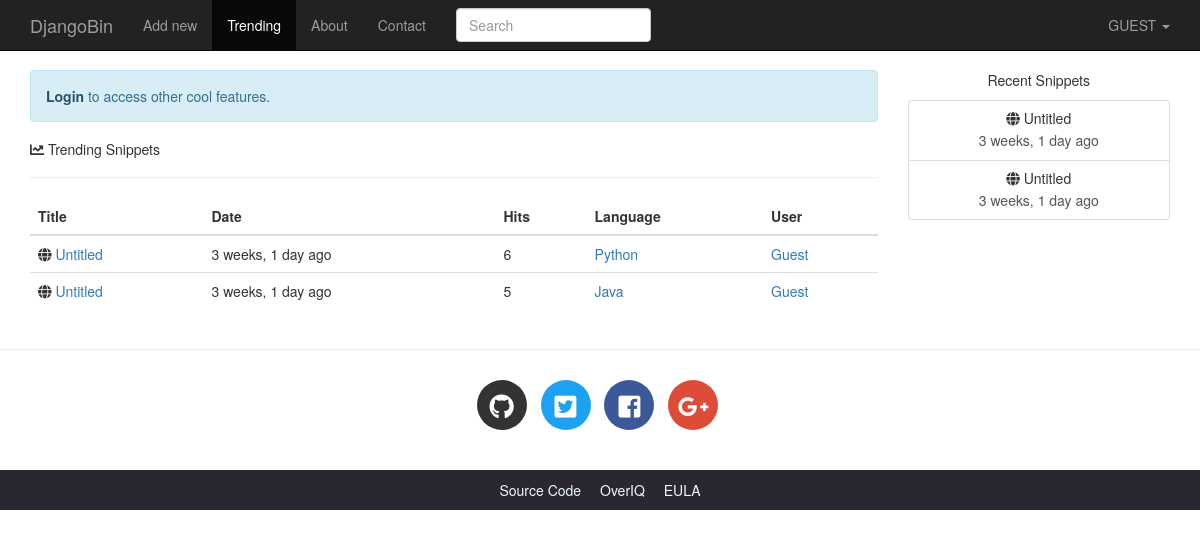
The page /trending/ on the database its author committed.
### djangobin/models.py (models this page shows, shortened)
class Snippet(models.Model):
    title = models.CharField(max_length=200, blank=True)
    original_code = models.TextField()
    highlighted_code = models.TextField(blank=True, help_text="Read only field. Will contain the"
                                    " syntax-highlited version of the original code.")
    expiration = models.CharField(max_length=10, choices=Pref.expiration_choices)
    exposure = models.CharField(max_length=10, choices=Pref.exposure_choices)
    hits = models.IntegerField(default=0, help_text='Read only field. Will be updated after every visit to snippet.')
    slug = models.SlugField(help_text='Read only field. Will be filled automatically.')
    created_on = models.DateTimeField(auto_now_add=True)
    language = models.ForeignKey(Language, on_delete=models.CASCADE)
    user = models.ForeignKey(User, on_delete=models.CASCADE)
    tags = models.ManyToManyField('Tag', blank=True)
    class Meta:
        ordering = ['-created_on']
    def get_absolute_url(self):
        return reverse('djangobin:snippet_detail', args=[self.slug])

class Language(models.Model):
    name = models.CharField(max_length=100)
    lang_code = models.CharField(max_length=100, unique=True, verbose_name='Language Code')
    slug = models.SlugField(max_length=100, unique=True)
    mime = models.CharField(max_length=100, help_text='MIME to use when sending snippet as file.')
    file_extension = models.CharField(max_length=10)
    created_on = models.DateTimeField(auto_now_add=True)
    updated_on = models.DateTimeField(auto_now=True)
    class Meta:
        ordering = ['name']
    def __str__(self):
        return self.name

### djangobin/views.py (the view)
# urls.py: path('trending/', views.trending_snippets, name='trending_snippets'),
def trending_snippets(request, language_slug=''):
    lang = None
    snippets = Snippet.objects
    if language_slug:
        snippets = snippets.filter(language__slug=language_slug)
        lang = get_object_or_404(Language, slug=language_slug)
    snippet_list = get_list_or_404(snippets.filter(exposure='public').order_by('-hits'))
    snippets = paginate_result(request, snippet_list, 5)
    return render(request, 'djangobin/trending.html', {'snippets': snippets, 'lang': lang})

### djangobin/context_processors.py (called while the page is built)
def recent_snippets(request):
    return dict(recent_snippets=Snippet.objects.filter(exposure='public').order_by("-id")[:8])

### djangobin/models.py (called while the page is built)
    def get_absolute_url(self):
        return reverse('djangobin:profile', args=[self.user.username])

### djangobin/utils.py (called while the page is built)
def paginate_result(request, object_list, item_per_page):
    paginator = Paginator(object_list, item_per_page)
    page = request.GET.get('page')
    try:
        results = paginator.page(page)
    except PageNotAnInteger:
        results = paginator.page(1)
    except EmptyPage:
        results = paginator.page(paginator.num_pages)
    return results

### djangobin/templates/djangobin/trending.html (shortened to what this page needs)
{% extends 'djangobin/base.html' %}
{% load static %}
{% load humanize %}
{% block main %}
    <h5><i class="fas fa-chart-line"></i> Trending {{ lang.name }} Snippets</h5>
    <hr>
    <table class="table">
        <thead>
        <tr>
            <th>Title</th>
            <th>Date</th>
            <th>Hits</th>
            <th>Language</th>
            <th>User</th>
        </tr>
        </thead>
        <tbody>
        {% for snippet in snippets %}
            <tr>
                <td><i class="fas fa-globe"></i>
                    <a href="{{ snippet.get_absolute_url }}">{{ snippet.title }}</a>
                </td>
                <td title="{{ snippet.created_on }}">{{ snippet.created_on|naturaltime }}</td>
                <td>{{ snippet.hits }}</td>
                <td><a href="{% url 'djangobin:trending_snippets' snippet.language.slug  %}">{{ snippet.language }}</a></td>
                {% if not snippet.user.profile.private %}
                    <td><a href="{{ snippet.user.profile.get_absolute_url }}">{{ snippet.user.username|title }}</a></td>
                {% else %}
                    <td>-</td>
                {% endif %}
            </tr>
        {% empty %}
            <tr class="text-center">
                <td colspan="4">There are no snippets.</td>
            </tr>
        {% endfor %}
        </tbody>
    </table>
{% endblock %}

### djangobin/templates/djangobin/base.html (shortened to what this page needs)
<!DOCTYPE html>
<html lang="en">
<head>
    {% load static %}
    {% load humanize %}
    <link rel="stylesheet" href="{% static 'djangobin/css/bootstrap.min.css' %}" >
    <link rel="stylesheet" href="{% static 'djangobin/css/bootstrap-select.min.css' %}" >
    <link href="https://use.fontawesome.com/releases/v5.0.7/css/all.css" rel="stylesheet">
    <link rel="stylesheet" href="{% static 'djangobin/css/main.css' %}">
    <link rel="stylesheet" href="{% static 'djangobin/css/default.css' %}">
</head>
<body>
<nav class="navbar navbar-default navbar-inverse navbar-fixed-top">
    <div class="container">
        <div class="navbar-header">
            <a class="navbar-brand" href="{% url 'djangobin:index' %}">DjangoBin</a>
        </div>
        <div class="collapse navbar-collapse" id="bs-example-navbar-collapse-1">
            <ul class="nav navbar-nav">
                <li {% if request.path == '/' %}class='active'{% endif %} >
                    <a href="{% url 'djangobin:index' %}">Add new</a>
                </li>
                <li {% if request.path == '/trending/' %}class='active'{% endif %}>
                    <a href="{% url 'djangobin:trending_snippets' %}">Trending<span class="sr-only">(current)</span></a>
                </li>
                <li {% if request.path == '/about/' %}class='active'{% endif %}>
                    <a href="{% url 'djangobin:about' %}">About</a>
                </li>
                <li {% if request.path == '/contact/' %}class='active'{% endif %}>
                    <a href="{% url 'djangobin:contact' %}">Contact</a>
                </li>
            </ul>
            <form action="{% url 'djangobin:search' %}" class="navbar-form navbar-left" method="get">
                <div class="form-group">
                    <input type="text" name="query" class="form-control"
                           placeholder="Search" value="{{ request.GET.query }}">
                </div>
            </form>
            <ul class="nav navbar-nav navbar-right">
                <li class="dropdown">
                    <a href="#" class="dropdown-toggle" data-toggle="dropdown" role="button"
                       aria-haspopup="true" aria-expanded="false">
                        {% if request.user.is_authenticated %}
                            {{ request.user.username|upper }}
                        {% else %}
                            GUEST
                        {% endif %}
                        <span class="caret"></span>
                    </a>
                </li>
            </ul>
        </div>
    </div>
</nav>
<div class="container">
    <div class="row">
        <div class="col-lg-9 col-md-9">
            {% if not request.user.is_authenticated and not request.path == '/login/'  %}
                <p class="alert alert-info">
                    <a href="{% url 'djangobin:login' %}?next={{ request.path }}" class="alert-link">Login</a> to access other cool features.
                </p>
            {% endif %}
            {% block main %}{% endblock %}
        </div>
        <div class="col-lg-3 col-md-3 text-center hidden-sm hidden-xs">
            <p>Recent Snippets</p>
            <div class="list-group">
                {% for recent_snippet in recent_snippets %}
                    <a href="{{ recent_snippet.get_absolute_url }}" class="list-group-item">
                        <h5 class="list-group-item-heading"><span class="fa fa-globe
"></span> {{ recent_snippet.title }}</h5>
                        <p class="list-group-item-text">{{ recent_snippet.created_on|naturaltime }}</p>
                    </a>
                {% endfor %}
            </div>
        </div>
    </div>
</div>
<hr>
<footer>
    <div class="social-icons">
        <div class="container text-center">
            <ul class="list-inline">
                <li class="list-inline-item social-github">
                    <a href="https://github.com/">
                        <i class="fab fa-github"></i>
                    </a>
                </li>
                <li class="list-inline-item social-twitter">
                    <a href="https://twitter.com/">
                        <i class="fab fa-twitter-square"></i>
                    </a>
                </li>
                <li class="list-inline-item social-facebook">
                    <a href="https://www.facebook.com/">
                        <i class="fab fa-facebook-square"></i>
                    </a>
                </li>
                <li class="list-inline-item social-google-plus">
                    <a href="https://plus.google.com/">
                        <i class="fab fa-google-plus-g"></i>
                    </a>
                </li>
            </ul>
        </div>
    </div>
    <div class="main-footer">
        <div class="container text-center">
            <ul>
                <li><a href="#">Source Code</a></li>
                <li><a href="https://overiq.com/">OverIQ</a></li>
                <li><a href="{% url 'djangobin:eula' %}">EULA</a></li>
            </ul>
        </div>
    </div>
</footer>
</body>
</html>

### djangobin/static/djangobin/css/main.css (style rules this page uses)
body { padding-top: 70px; }
.social-icons { margin: 30px 0; }
footer .social-icons ul.list-inline li a { display: block; width: 50px; height: 50px; color: #fff; border-radius: 100%; font-size: 25px; line-height: 50px; }
footer .social-icons ul.list-inline li.social-github a { background-color: #333; transition: all .2s ease-in-out; }
footer .social-icons ul.list-inline li.social-twitter a { background-color: #1da1f2; transition: all .2s ease-in-out; }
footer .social-icons ul.list-inline li.social-facebook a { background-color: #3b5998; transition: all .2s ease-in-out; }
footer .social-icons ul.list-inline li.social-google-plus a { background-color: #dd4b39; transition: all .2s ease-in-out; }
.main-footer { background-color: #2a2730; }
.main-footer ul { margin-top: 10px; padding-left: 0; }
.main-footer li { display: inline; }
.main-footer li a { color: aliceblue; }
.main-footer li+ li { margin-left: 15px; }

### rows shown on the page
Snippet: title "Untitled", created_on "3 weeks, 1 day ago", hits "6", language "Python", user.username "Guest"
Snippet: title "Untitled", created_on "3 weeks, 1 day ago", hits "5", language "Java", user.username "Guest"
